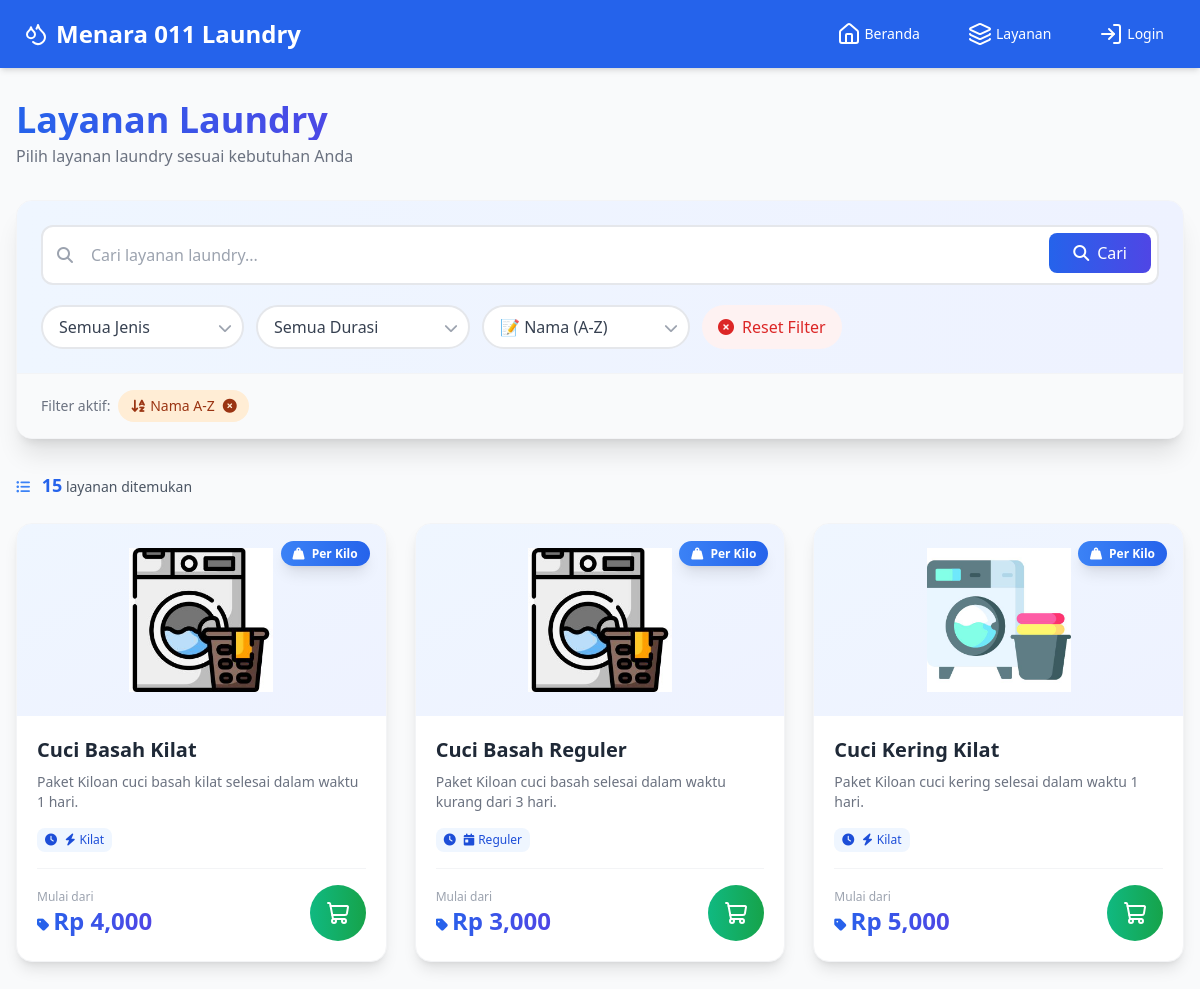
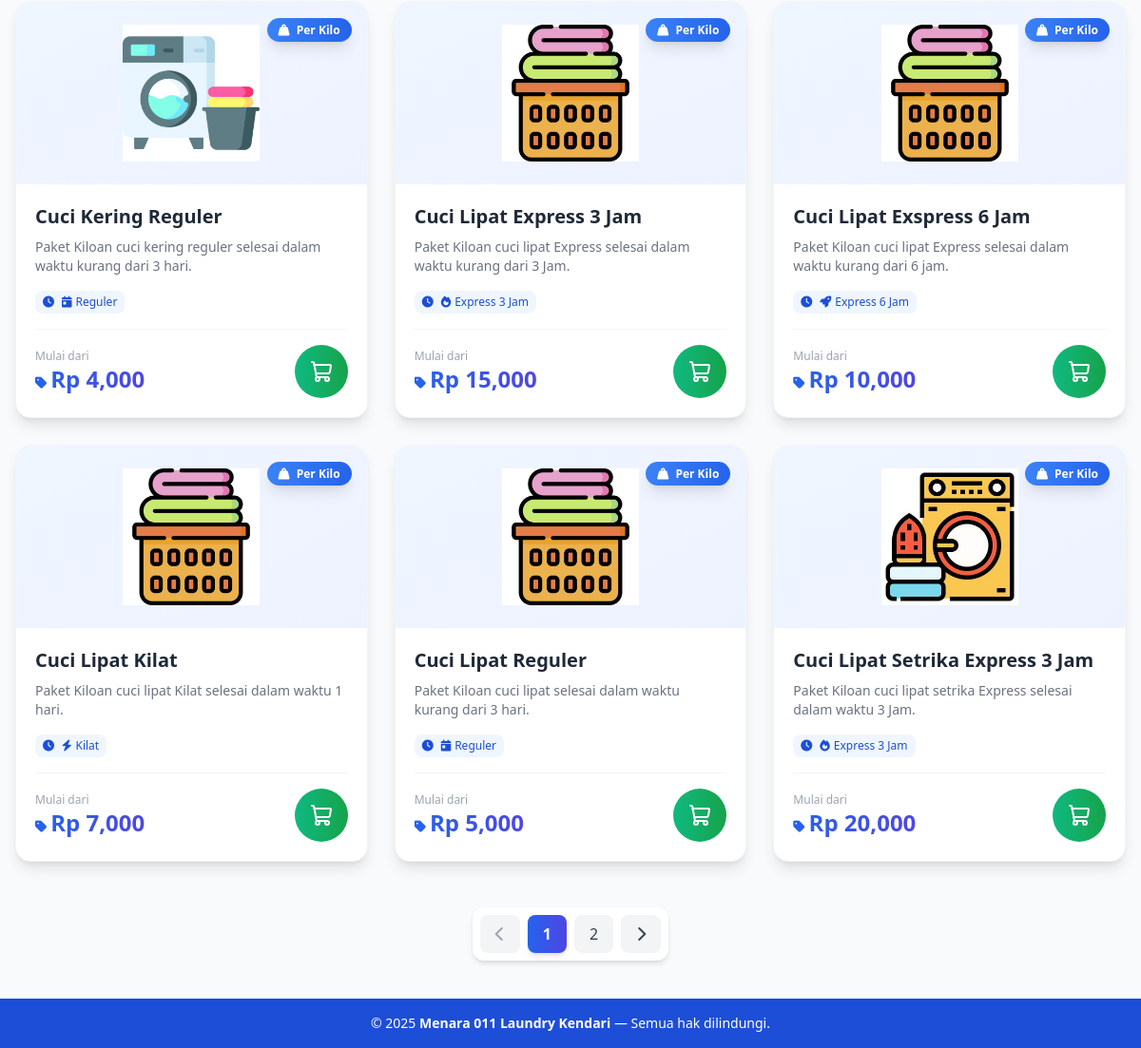
/layanan/, run on the app's committed database (2 pictures, top to bottom).
### services/models.py (models this page shows, shortened)
class Service(models.Model):
    SERVICE_TYPE_CHOICES = [
        ('per_kilo', 'Per Kilo'),
        ('per_item', 'Per Item'),
    ]
    DURATION_CHOICES = [
        ('reguler', 'Reguler ( -3 hari)'),
        ('kilat', 'Kilat (1 hari)'),
        ('express', 'Express (6 jam)'),
        ('express1', 'Express (3 jam)'),
    ]
    name = models.CharField(max_length=100)
    description = models.TextField(blank=True, null=True)
    price = models.DecimalField(max_digits=10, decimal_places=2)
    type = models.CharField(max_length=20, choices=SERVICE_TYPE_CHOICES)
    duration = models.CharField(max_length=20, choices=DURATION_CHOICES, default='biasa')
    image = models.ImageField(upload_to='service_images/', blank=True, null=True)

### services/views.py (the view)
# urls.py: path('', service_list, name='list'),
def service_list(request):
    services = Service.objects.all()
    search_query = request.GET.get('search', '')
    if search_query:
        services = services.filter(
            Q(name__icontains=search_query) |
            Q(description__icontains=search_query)
        )
    filter_type = request.GET.get('type', '')
    if filter_type:
        services = services.filter(type=filter_type)
    filter_duration = request.GET.get('duration', '')
    if filter_duration:
        services = services.filter(duration=filter_duration)
    sort_by = request.GET.get('sort', 'name_asc')
    if sort_by == 'name_asc':
        services = services.order_by('name')
    elif sort_by == 'name_desc':
        services = services.order_by('-name')
    elif sort_by == 'price_asc':
        services = services.order_by('price')
    elif sort_by == 'price_desc':
        services = services.order_by('-price')
    elif sort_by == 'newest':
        services = services.order_by('-created_at')
    elif sort_by == 'oldest':
        services = services.order_by('created_at')
    elif sort_by == 'duration_asc':
        services = services.order_by('duration')
    else:
        services = services.order_by('name')
    paginator = Paginator(services, 9)
    page_number = request.GET.get('page')
    services_page = paginator.get_page(page_number)
    context = {
        'services': services_page,
        'search_query': search_query,
        'filter_type': filter_type,
        'filter_duration': filter_duration,
        'sort_by': sort_by,
    }
    return render(request, 'services/list.html', context)

### services/templates/services/list.html (shortened to what this page needs)
{% extends 'base.html' %}
{% load static %}
{% load humanize %}
{% block content %}
<div class="max-w-7xl mx-auto mt-8 px-4">
  <div class="flex flex-col sm:flex-row justify-between items-start sm:items-center gap-4 mb-8">
    <div>
      <h1 class="text-3xl sm:text-4xl font-bold bg-gradient-to-r from-blue-600 to-indigo-600 bg-clip-text text-transparent">
      </h1>
      <p class="text-gray-500 mt-1">Pilih layanan laundry sesuai kebutuhan Anda</p>
    </div>
  </div>
  <div class="bg-white rounded-2xl shadow-xl mb-8 border border-gray-100 overflow-hidden">
    <div class="p-6 bg-gradient-to-r from-blue-50 to-indigo-50">
      <form method="GET" action="{% url 'services:list' %}" id="filterForm" class="space-y-5">
        <div class="relative">
          <div class="absolute inset-y-0 left-0 pl-4 flex items-center pointer-events-none">
          </div>
          <input type="text"
                 name="search"
                 id="searchInput"
                 value="{{ search_query }}"
                 placeholder="Cari layanan laundry..."
                 class="w-full pl-12 pr-32 py-4 rounded-xl border-2 border-gray-200 focus:border-blue-500 focus:ring-2 focus:ring-blue-200 transition-all duration-300 text-gray-800 placeholder-gray-400">
          <div class="absolute right-2 top-2 flex items-center gap-2">
            <button type="submit"
                    class="bg-gradient-to-r from-blue-600 to-indigo-600 text-white px-6 py-2 rounded-lg hover:shadow-lg transition-all duration-300 font-medium">
              <i class="fas fa-search mr-2"></i>Cari
            </button>
          </div>
        </div>
        <div class="flex flex-wrap gap-3">
          <div class="relative group">
            <select name="type"
                    id="typeFilter"
                    class="filter-select appearance-none pl-4 pr-10 py-2 rounded-full border-2 border-gray-200 bg-white focus:border-blue-500 focus:ring-2 focus:ring-blue-200 transition-all duration-300 cursor-pointer hover:border-blue-300 text-gray-700">
              <option value="">Semua Jenis</option>
            </select>
            <div class="absolute right-3 top-1/2 transform -translate-y-1/2 pointer-events-none">
            </div>
          </div>
          <div class="relative group">
            <select name="duration"
                    id="durationFilter"
                    class="filter-select appearance-none pl-4 pr-10 py-2 rounded-full border-2 border-gray-200 bg-white focus:border-blue-500 focus:ring-2 focus:ring-blue-200 transition-all duration-300 cursor-pointer hover:border-blue-300 text-gray-700">
              <option value="">Semua Durasi</option>
            </select>
            <div class="absolute right-3 top-1/2 transform -translate-y-1/2 pointer-events-none">
            </div>
          </div>
          <div class="relative group">
            <select name="sort"
                    id="sortFilter"
                    class="filter-select appearance-none pl-4 pr-10 py-2 rounded-full border-2 border-gray-200 bg-white focus:border-blue-500 focus:ring-2 focus:ring-blue-200 transition-all duration-300 cursor-pointer hover:border-blue-300 text-gray-700">
              <option value="name_asc" {% if sort_by == 'name_asc' %}selected{% endif %}>📝 Nama (A-Z)</option>
            </select>
            <div class="absolute right-3 top-1/2 transform -translate-y-1/2 pointer-events-none">
            </div>
          </div>
          <a href="{% url 'services:list' %}"
             id="resetButton"
             class="inline-flex items-center gap-2 px-4 py-2 rounded-full bg-red-50 text-red-600 hover:bg-red-100 transition-all duration-300">
            <i class="fas fa-times-circle"></i>
            Reset Filter
          </a>
        </div>
      </form>
    </div>
    <div id="activeFiltersContainer" class="px-6 py-4 bg-gray-50 border-t border-gray-100">
      {% if search_query or filter_type or filter_duration or sort_by %}
      <div class="flex flex-wrap items-center gap-2">
        <span class="text-sm text-gray-500 font-medium">Filter aktif:</span>
        {% if sort_by %}
        <span class="inline-flex items-center gap-1 px-3 py-1.5 rounded-full text-sm bg-orange-100 text-orange-800">
          {% if sort_by == 'name_asc' %}<i class="fas fa-sort-alpha-down"></i> Nama A-Z
          {% elif sort_by == 'name_desc' %}<i class="fas fa-sort-alpha-up"></i> Nama Z-A
          {% elif sort_by == 'price_asc' %}<i class="fas fa-sort-amount-down"></i> Harga Termurah
          {% elif sort_by == 'price_desc' %}<i class="fas fa-sort-amount-up"></i> Harga Termahal
          {% elif sort_by == 'duration_asc' %}<i class="fas fa-hourglass-half"></i> Durasi Tercepat
          {% endif %}
          <a href="#" class="ml-1 hover:text-orange-600 remove-filter" data-filter="sort">
            <i class="fas fa-times-circle"></i>
          </a>
        </span>
        {% endif %}
      </div>
      {% endif %}
    </div>
  </div>
  <div class="mb-6 flex justify-between items-center">
    <div class="text-sm text-gray-600">
      <i class="fas fa-list-ul text-blue-500 mr-2"></i>
      <span class="font-semibold text-blue-600 text-lg">{{ services.paginator.count }}</span> layanan ditemukan
    </div>
  </div>
  <div id="servicesGrid">
    {% include 'services/partials/service_list_partial.html' with services=services %}
  </div>
  <div id="paginationContainer">
    {% if services.has_other_pages %}
    <div class="flex justify-center mt-12">
      <nav class="flex items-center gap-2 bg-white rounded-xl shadow-md p-2">
        {% if services.has_previous %}
          <a href="?page={{ services.previous_page_number }}{% if search_query %}&search={{ search_query }}{% endif %}{% if filter_type %}&type={{ filter_type }}{% endif %}{% if filter_duration %}&duration={{ filter_duration }}{% endif %}{% if sort_by %}&sort={{ sort_by }}{% endif %}"
             class="paginate-link px-4 py-2 rounded-lg bg-gray-100 text-gray-700 hover:bg-blue-500 hover:text-white transition-all duration-300">
            <i class="fas fa-chevron-left"></i>
          </a>
        {% else %}
          <span class="px-4 py-2 rounded-lg bg-gray-100 text-gray-400 cursor-not-allowed">
            <i class="fas fa-chevron-left"></i>
          </span>
        {% endif %}
        {% for num in services.paginator.page_range %}
          {% if services.number == num %}
            <span class="px-4 py-2 rounded-lg bg-gradient-to-r from-blue-600 to-indigo-600 text-white font-bold shadow-md">
              {{ num }}
            </span>
          {% elif num > services.number|add:'-3' and num < services.number|add:'3' %}
            <a href="?page={{ num }}{% if sort_by %}&sort={{ sort_by }}{% endif %}"
               class="paginate-link px-4 py-2 rounded-lg bg-gray-100 text-gray-700 hover:bg-blue-500 hover:text-white transition-all duration-300">
              {{ num }}
            </a>
          {% endif %}
        {% endfor %}
        {% if services.has_next %}
          <a href="?page={{ services.next_page_number }}{% if sort_by %}&sort={{ sort_by }}{% endif %}"
             class="paginate-link px-4 py-2 rounded-lg bg-gray-100 text-gray-700 hover:bg-blue-500 hover:text-white transition-all duration-300">
            <i class="fas fa-chevron-right"></i>
          </a>
        {% else %}
          <span class="px-4 py-2 rounded-lg bg-gray-100 text-gray-400 cursor-not-allowed">
            <i class="fas fa-chevron-right"></i>
          </span>
        {% endif %}
      </nav>
    </div>
    {% endif %}
  </div>
</div>
{% endblock %}

### services/templates/services/partials/service_list_partial.html (shortened to what this page needs)
{% load humanize %}
<div class="grid sm:grid-cols-2 lg:grid-cols-3 gap-7">
  {% for s in services %}
  <div class="service-card group relative bg-white rounded-2xl shadow-lg hover:shadow-2xl transition-all duration-500 hover:-translate-y-2 overflow-hidden border border-gray-100">
    <div class="absolute top-4 right-4 z-10">
      <span class="px-3 py-1 text-xs font-bold rounded-full shadow-lg
                   {% if s.type == 'per_kilo' %}bg-gradient-to-r from-blue-500 to-blue-600{% else %}bg-gradient-to-r from-green-500 to-green-600{% endif %}
                   text-white">
        <i class="{% if s.type == 'per_kilo' %}fas fa-weight-hanging{% else %}fas fa-tshirt{% endif %} mr-1"></i>
        {{ s.get_type_display }}
      </span>
    </div>
    <div class="relative h-48 bg-gradient-to-br from-blue-50 to-indigo-50 overflow-hidden">
      <div class="w-full h-full flex items-center justify-center p-6">
        {% if s.image %}
          <img src="{{ s.image.url }}"
               alt="{{ s.name }}"
               class="max-h-full max-w-full object-contain transform group-hover:scale-110 transition-transform duration-500">
        {% endif %}
      </div>
    </div>
    <div class="p-5">
      <h2 class="text-xl font-bold text-gray-800 mb-2 group-hover:text-blue-600 transition-colors duration-300">
        {{ s.name }}
      </h2>
      <p class="text-gray-500 text-sm mb-4 line-clamp-2">
        {{ s.description|default:"Layanan laundry profesional dengan kualitas terbaik" }}
      </p>
      <div class="flex flex-wrap gap-2 mb-4">
        <span class="inline-flex items-center gap-1 px-2 py-1 rounded-lg text-xs font-medium bg-blue-50 text-blue-700">
          <i class="fas fa-clock"></i>
          {% if s.duration == 'reguler' %}<i class="fas fa-calendar-day ml-1"></i> Reguler
          {% elif s.duration == 'kilat' %}<i class="fas fa-bolt ml-1"></i> Kilat
          {% elif s.duration == 'express' %}<i class="fas fa-rocket ml-1"></i> Express 6 Jam
          {% elif s.duration == 'express1' %}<i class="fas fa-fire ml-1"></i> Express 3 Jam
          {% else %}Reguler{% endif %}
        </span>
      </div>
      <div class="flex items-center justify-between mt-4 pt-4 border-t border-gray-100">
        <div class="flex flex-col">
          <span class="text-xs text-gray-400">Mulai dari</span>
          <span class="text-2xl font-bold bg-gradient-to-r from-blue-600 to-indigo-600 bg-clip-text text-transparent">
            <i class="fas fa-tag text-sm mr-1"></i>Rp {{ s.price|floatformat:0|intcomma }}
          </span>
        </div>
        {% if not user.is_staff %}
        <a href="{% url 'orders:order' %}?service={{ s.id }}"
          class="relative inline-flex items-center justify-center w-14 h-14 rounded-full bg-gradient-to-r from-emerald-500 to-green-600 text-white hover:shadow-xl transform hover:scale-110 transition-all duration-300 group/btn"
          title="Buat Pesanan">
          <i data-lucide="shopping-cart" class="w-6 h-6 group-hover/btn:rotate-12 transition-transform duration-300"></i>
        </a>
        {% endif %}
      </div>
    </div>
  </div>
  {% empty %}
  <div class="col-span-full text-center py-12">
    <i class="fas fa-inbox text-6xl text-gray-300 mb-4"></i>
    <p class="text-gray-500">Tidak ada layanan yang ditemukan</p>
  </div>
  {% endfor %}
</div>
<link rel="stylesheet" href="https://cdnjs.cloudflare.com/ajax/libs/font-awesome/6.5.1/css/all.min.css">

### services/templates/services/list.html (style rules this page uses)
.line-clamp-2 { display: -webkit-box; -webkit-line-clamp: 2; -webkit-box-orient: vertical; overflow: hidden; }
* { transition-property: background-color, border-color, color, fill, stroke, opacity, box-shadow, transform; transition-timing-function: cubic-bezier(0.4, 0, 0.2, 1); transition-duration: 150ms; }
.service-card { animation: fadeIn 0.3s ease-out; }

### data on the page
Service: type "Per Kilo", image (picture), name "Cuci Basah Kilat", description "Paket Kiloan cuci basah kilat selesai dalam waktu 1 hari.", duration "kilat" (drawn)
Service: type "Per Kilo", image (picture), name "Cuci Basah Reguler", description "Paket Kiloan cuci basah selesai dalam waktu kurang dari 3 hari.", duration "reguler" (drawn)
Service: type "Per Kilo", image (picture), name "Cuci Kering Kilat", description "Paket Kiloan cuci kering selesai dalam waktu 1 hari.", duration "kilat" (drawn)
Service: type "Per Kilo", image (picture), name "Cuci Kering Reguler", description "Paket Kiloan cuci kering reguler selesai dalam waktu kurang dari 3 hari.", duration "reguler" (drawn)
Service: type "Per Kilo", image (picture), name "Cuci Lipat Express 3 Jam", description "Paket Kiloan cuci lipat Express selesai dalam waktu kurang dari 3 Jam.", duration "express1" (drawn)
Service: type "Per Kilo", image (picture), name "Cuci Lipat Exspress 6 Jam", description "Paket Kiloan cuci lipat Express selesai dalam waktu kurang dari 6 jam.", duration "express" (drawn)
Service: type "Per Kilo", image (picture), name "Cuci Lipat Kilat", description "Paket Kiloan cuci lipat Kilat selesai dalam waktu 1 hari.", duration "kilat" (drawn)
Service: type "Per Kilo", image (picture), name "Cuci Lipat Reguler", description "Paket Kiloan cuci lipat selesai dalam waktu kurang dari 3 hari.", duration "reguler" (drawn)
Service: type "Per Kilo", image (picture), name "Cuci Lipat Setrika Express 3 Jam", description "Paket Kiloan cuci lipat setrika Express selesai dalam waktu 3 Jam.", duration "express1" (drawn)

### other printed values
{{ services.paginator.count }} "15"
{{ num }} "1"
{{ num }} "2"
